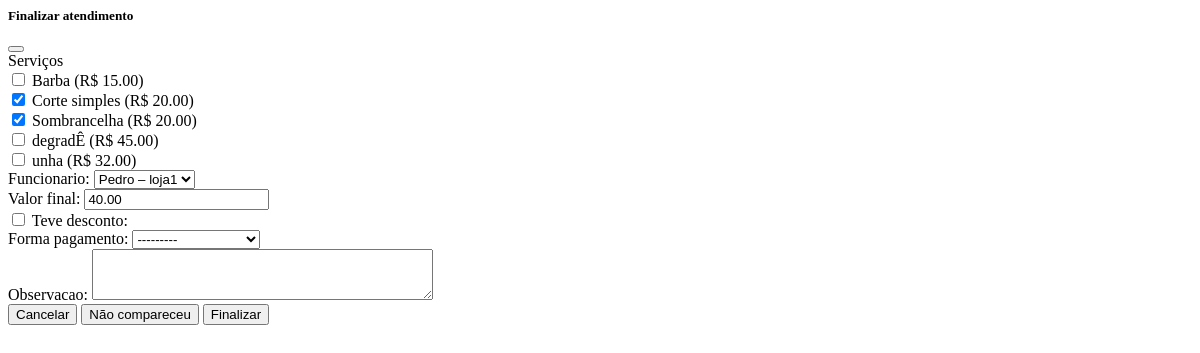
Page /appointments/agendamentos/38/finalizar/ (signed in) on the earlier database version.
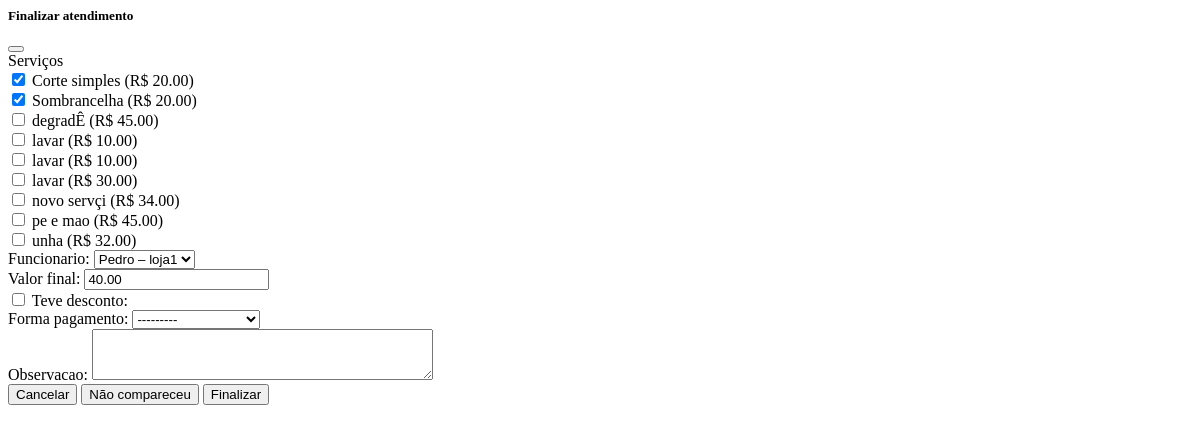
Same page on the later database version.
### apps/cadastro/models.py (models this page shows, shortened)
class Servico(models.Model):
    loja = models.ForeignKey(Loja, on_delete=models.CASCADE, related_name='servicos')
    nome = models.CharField(max_length=160)
    slug = models.SlugField(max_length=180, blank=True)
    descricao = models.TextField(blank=True)
    duracao_minutos = models.PositiveSmallIntegerField(validators=[MinValueValidator(1)], default=30)
    preco = models.DecimalField(max_digits=10, decimal_places=2, validators=[MinValueValidator(0)])
    profissionais = models.ManyToManyField('Funcionario', related_name='servicos', blank=True)
    ativo = models.BooleanField(default=True)
    criado_em = models.DateTimeField(auto_now_add=True)
    atualizado_em = models.DateTimeField(auto_now=True)
    class Meta:
        verbose_name = "Serviço"
        verbose_name_plural = "Serviços"
        ordering = ("nome",)
        unique_together = (("loja", "slug"),)

### apps/appointments/models.py (models this page shows, shortened)
class Agendamento(models.Model):
    cliente = models.ForeignKey(
        settings.AUTH_USER_MODEL,
        on_delete=models.CASCADE,
        related_name="agendamentos"
    )
    loja = models.ForeignKey("cadastro.Loja", on_delete=models.CASCADE, related_name="agendamentos")
    funcionario = models.ForeignKey("cadastro.Funcionario", on_delete=models.CASCADE, related_name="agendamentos")
    servicos = models.ManyToManyField("cadastro.Servico", related_name="agendamentos")
    duracao_total_minutos = models.PositiveIntegerField(default=0)
    data = models.DateField()
    hora = models.TimeField()
    criado_em = models.DateTimeField(auto_now_add=True)
    confirmado = models.BooleanField(default=False)
    no_show = models.BooleanField(default=False)
    class FormaPagamento(models.TextChoices):
        PIX = "pix", "PIX"
        DEBITO = "debito", "Débito"
        DINHEIRO = "dinheiro", "Dinheiro"
        CREDITO = "credito", "Cartão de Crédito"
    valor_final = models.DecimalField(
        max_digits=10, decimal_places=2, null=True, blank=True
    )
    teve_desconto = models.BooleanField(default=False)
    forma_pagamento = models.CharField(
        max_length=20, choices=FormaPagamento.choices, blank=True, null=True
    )
    observacao = models.TextField(blank=True)
    finalizado_em = models.DateTimeField(blank=True, null=True)

### apps/appointments/views.py (the view)
# urls.py: path("agendamentos/<int:pk>/finalizar/", views.finalizar_agendamento, name="finalizar_agendamento"),
@login_required
def finalizar_agendamento(request, pk):
    agendamento = get_object_or_404(Agendamento, pk=pk, loja__owner=request.user)
    if request.method == "POST":
        form = FinalizarAtendimentoForm(
            request.POST, instance=agendamento, loja=agendamento.loja
        )
        if form.is_valid():
            ag = form.save(commit=False)
            total = form.cleaned_data["servicos"].aggregate(total=Sum("preco"))["total"] or 0
            ag.valor_final = total
            ag.confirmado = True
            ag.finalizado_em = timezone.now()
            ag.save()
            form.save_m2m()
            lojas = request.user.lojas.order_by("nome")
            loja_id = request.POST.get("loja_filtro") or request.POST.get("loja")
            loja_sel = (
                get_object_or_404(lojas, pk=loja_id)
                if loja_id
                else (lojas.first() if lojas.exists() else None)
            )
            base = Agendamento.objects.filter(loja__owner=request.user)
            if loja_sel:
                base = base.filter(loja=loja_sel)
            ctx = {
                "lojas": lojas,
                "loja": loja_sel,
                "pendentes": base.filter(confirmado=False).order_by("criado_em")[:20],
                "realizados": base.filter(confirmado=True).order_by("-criado_em")[:20],
                "total_pendentes": base.filter(confirmado=False).count(),
                "total_realizados": base.filter(confirmado=True).count(),
            }
            response = render(
                request, "accounts/partials/owner_home_agendamentos.html", ctx
            )
            response["HX-Retarget"] = "#agendamentos-section"
            response["HX-Reswap"] = "outerHTML"
            return response
    else:
        total = agendamento.servicos.aggregate(total=Sum("preco"))["total"] or 0
        form = FinalizarAtendimentoForm(
            instance=agendamento, loja=agendamento.loja, initial={"valor_final": total}
        )
    return render(
        request,
        "appointments/partials/finalizar_agendamento.html",
        {"agendamento": agendamento, "form": form},
        status=400 if request.method == "POST" else 200,
    )

### apps/appointments/forms.py
class FinalizarAtendimentoForm(forms.ModelForm):
    servicos = forms.ModelMultipleChoiceField(
        queryset=Servico.objects.none(),
        widget=forms.CheckboxSelectMultiple,
        error_messages={"required": "Selecione pelo menos um serviço."},
    )
    class Meta:
        model = Agendamento
        fields = [
            "funcionario",
            "servicos",
            "valor_final",
            "teve_desconto",
            "forma_pagamento",
            "observacao",
        ]
        widgets = {
            "valor_final": forms.NumberInput(attrs={"readonly": "readonly"}),
            "observacao": forms.Textarea(attrs={"rows": 3}),
        }
    def __init__(self, *args, loja=None, **kwargs):
        super().__init__(*args, **kwargs)
        if loja is not None:
            self.fields["funcionario"].queryset = loja.funcionarios.all()
            self.fields["servicos"].queryset = loja.servicos.all()
        if self.instance.pk:
            self.initial["servicos"] = [
                str(pk) for pk in self.instance.servicos.values_list("pk", flat=True)
            ]

### apps/cadastro/models.py (called while the page is built)
    def __str__(self):
        return f'{self.nome} – {self.loja.nome}'

### apps/appointments/templates/appointments/partials/finalizar_agendamento.html (shortened to what this page needs)
<div class="modal-header">
  <h5 class="modal-title">Finalizar atendimento</h5>
  <button type="button" class="btn-close" data-bs-dismiss="modal" aria-label="Fechar"></button>
</div>
<div class="modal-body">
  <form method="post"
        hx-post="{% url 'appointments:finalizar_agendamento' agendamento.pk %}"
        hx-target="#modalShell .modal-content"
        hx-swap="innerHTML"
        hx-include="#filtro-agendamentos"
        hx-on="htmx:afterRequest: if (event.detail.xhr.status < 400) { try { bootstrap.Modal.getOrCreateInstance(document.getElementById('modalShell')).hide(); } catch(e) {} }">
    <div class="mb-3">
      <label class="form-label">Serviços</label>
      {% for s in form.fields.servicos.queryset %}
        <div class="form-check">
          <input class="form-check-input servico-checkbox" type="checkbox" name="servicos" value="{{ s.pk }}" id="servico{{ s.pk }}" data-preco="{{ s.preco }}"{% if s.pk|stringformat:'s' in form.servicos.value %} checked{% endif %}>
          <label class="form-check-label" for="servico{{ s.pk }}">{{ s.nome }} (R$ {{ s.preco }})</label>
        </div>
      {% endfor %}
    </div>
    <div class="mb-3">
      {{ form.funcionario.label_tag }}
      {{ form.funcionario }}
    </div>
    <div class="mb-3">
      {{ form.valor_final.label_tag }}
      {{ form.valor_final }}
    </div>
    <div class="mb-3 form-check">
      {{ form.teve_desconto }} {{ form.teve_desconto.label_tag }}
    </div>
    <div class="mb-3">
      {{ form.forma_pagamento.label_tag }}
      {{ form.forma_pagamento }}
    </div>
    <div class="mb-3">
      {{ form.observacao.label_tag }}
      {{ form.observacao }}
    </div>
    <div class="d-flex justify-content-end gap-2">
      <button type="button" class="btn btn-outline-secondary" data-bs-dismiss="modal">Cancelar</button>
      <button type="button"
              class="btn btn-outline-danger"
              hx-get="{% url 'appointments:marcar_no_show' agendamento.pk %}"
              hx-target="#modalShell .modal-content"
              hx-swap="innerHTML">Não compareceu</button>
      <button type="submit" class="btn btn-primary">Finalizar</button>
    </div>
  </form>
</div>

Differences in the rows shown:
removed Servico: nome "Barba", preco "15.00"
added Servico: nome "lavar", preco "10.00"
added Servico: nome "lavar", preco "10.00"
added Servico: nome "lavar", preco "30.00"
added Servico: nome "novo servçi", preco "34.00"
added Servico: nome "pe e mao", preco "45.00"
